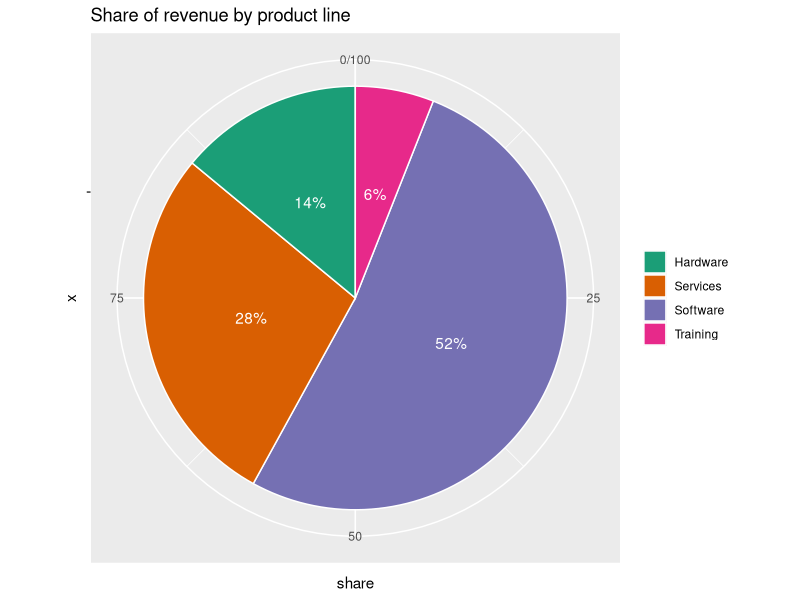
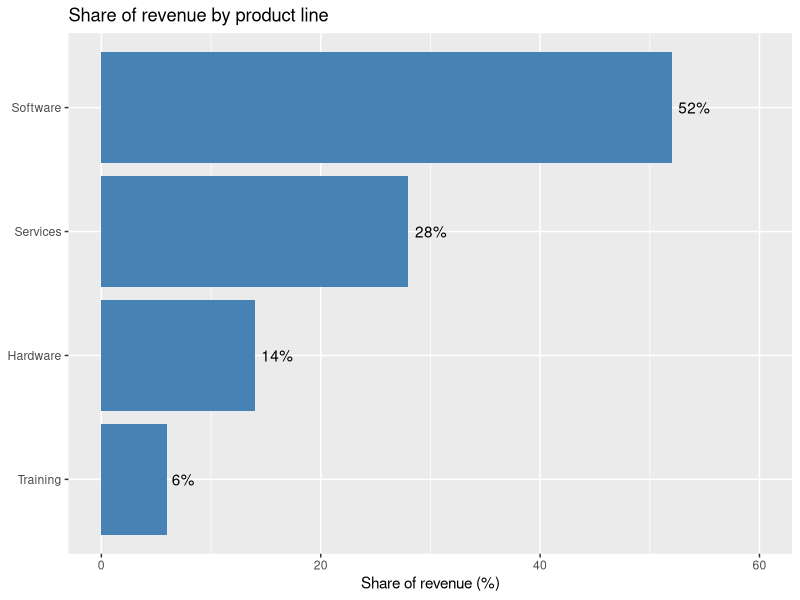
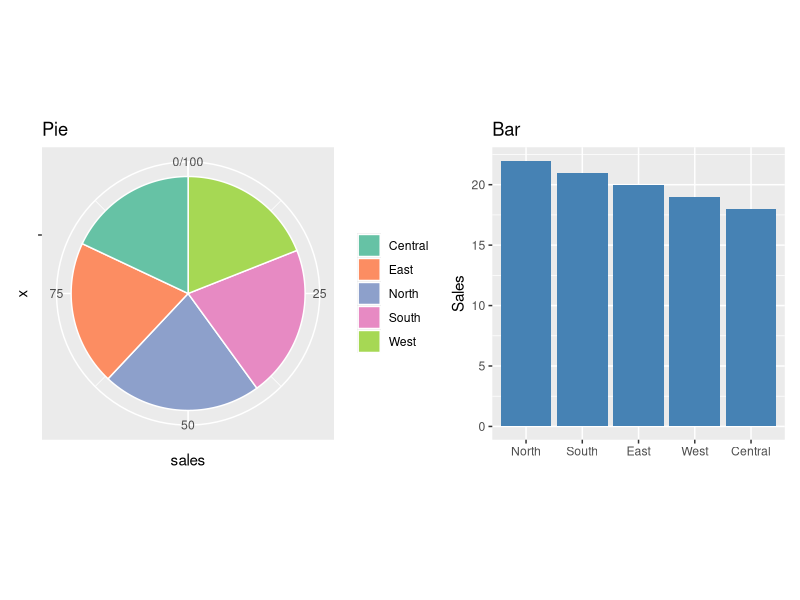
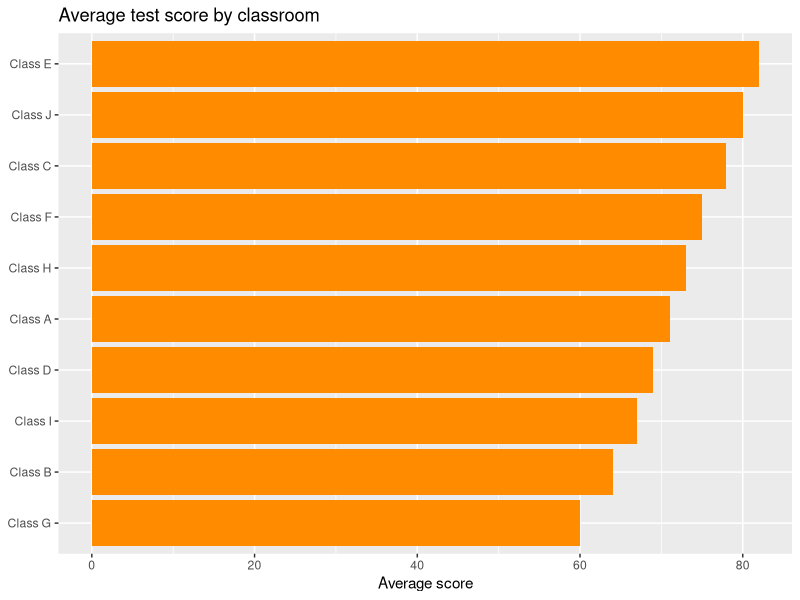
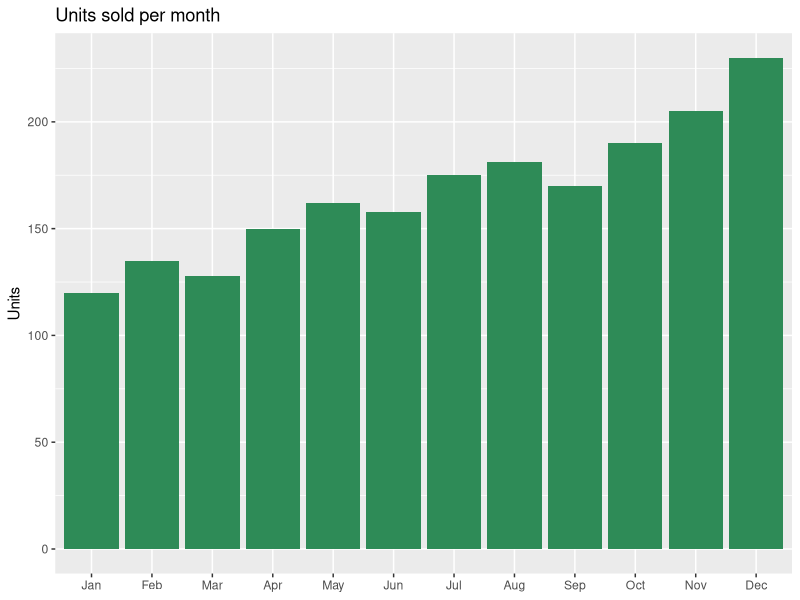

The R script that drew these images, in order:
## ---- chunk 1
#| fig-width: 6
#| fig-height: 4.5
library(ggplot2)

revenue <- data.frame(
  product = c("Software", "Services", "Hardware", "Training"),
  share   = c(52, 28, 14, 6)
)

ggplot(revenue, aes(x = "", y = share, fill = product)) +
  geom_col(width = 1, colour = "white") +
  coord_polar(theta = "y") +
  geom_text(aes(label = paste0(share, "%")),
            position = position_stack(vjust = 0.5), colour = "white") +
  scale_fill_brewer(palette = "Dark2") +
  labs(title = "Share of revenue by product line", fill = NULL)
## ---- chunk 2
#| fig-width: 6
#| fig-height: 4
ggplot(revenue, aes(x = reorder(product, share), y = share)) +
  geom_col(fill = "steelblue") +
  geom_text(aes(label = paste0(share, "%")), hjust = -0.2) +
  coord_flip() +
  scale_y_continuous(limits = c(0, 60)) +
  labs(title = "Share of revenue by product line",
       x = NULL, y = "Share of revenue (%)")
## ---- chunk 3
#| fig-width: 8
#| fig-height: 3.8
library(patchwork)

regions <- data.frame(
  region = c("North", "South", "East", "West", "Central"),
  sales  = c(22, 21, 20, 19, 18)
)

pie <- ggplot(regions, aes(x = "", y = sales, fill = region)) +
  geom_col(width = 1, colour = "white") +
  coord_polar(theta = "y") +
  scale_fill_brewer(palette = "Set2") +
  labs(title = "Pie", fill = NULL)

bar <- ggplot(regions, aes(x = reorder(region, -sales), y = sales)) +
  geom_col(fill = "steelblue") +
  labs(title = "Bar", x = NULL, y = "Sales")

pie + bar
## ---- chunk 4
#| fig-width: 6
#| fig-height: 4.5
scores <- data.frame(
  class = paste("Class", LETTERS[1:10]),
  mean  = c(71, 64, 78, 69, 82, 75, 60, 73, 67, 80)
)

ggplot(scores, aes(x = reorder(class, mean), y = mean)) +
  geom_col(fill = "darkorange") +
  coord_flip() +
  labs(title = "Average test score by classroom",
       x = NULL, y = "Average score")
## ---- chunk 5
#| fig-width: 7
#| fig-height: 4
sales <- data.frame(
  month = factor(month.abb, levels = month.abb),
  units = c(120, 135, 128, 150, 162, 158, 175, 181, 170, 190, 205, 230)
)

ggplot(sales, aes(x = month, y = units)) +
  geom_col(fill = "seagreen") +
  labs(title = "Units sold per month", x = NULL, y = "Units")
